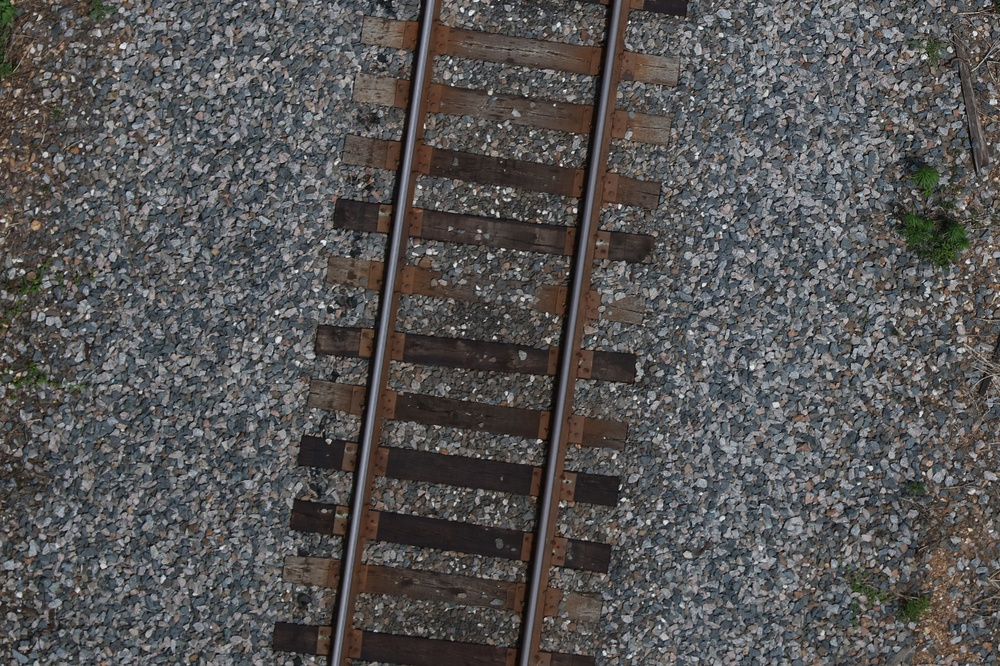
#> input picture data/1G6A1341.jpg, 1000 x 666 px, shrunk from 3457 x 2304 before the run
$ python rail_finder.py ../data/1G6A1341.jpg
#> lines starting #> are read from the running program, lines starting #| are printed output that depends on the picture; after the words box and inside, x2 and y2 are one past the last pixel; in counts of white or black regions, pixels touching at a corner belong together
import os
import argparse
import numpy as np

import skimage.io
from skimage.color import rgb2gray

from skimage.transform import hough_line, hough_line_peaks
from skimage import morphology
from skimage import exposure


def get_args():
    parser = argparse.ArgumentParser(description='This tool accepts an image '
                                                 'and attempts to fine the '
                                                 'centerline of railroad '
                                                 'tracks. It should return '
                                                 'the same image, renamed, '
                                                 'with a red line for the '
                                                 'tracks centerline',

                                     epilog='If you are having problems with '
                                            'this script please contact Zach '
                                            'Raymer - rayme1zb@gmail.com')
    parser.add_argument('input_file')
    parser.add_argument('-output_file')
    parser.add_argument('-line_width', type=int, default=2)
    return parser.parse_args()


def process_image(input_file, output_file, line_width):
    # Read the data into a numpy array
#> called with input_file = '../data/1G6A1341.jpg', line_width = 2
    data = skimage.io.imread(input_file)
#> data is the input picture: shape (666, 1000, 3); mean R, G, B 86.1, 84.5, 84.2

    # Convert the 3 band image to grayscale
    gray = rgb2gray(data)

    # Use equalize histogram as a method of contrast streching
    hist_eq = exposure.equalize_hist(gray)  # data float btwn 0-1
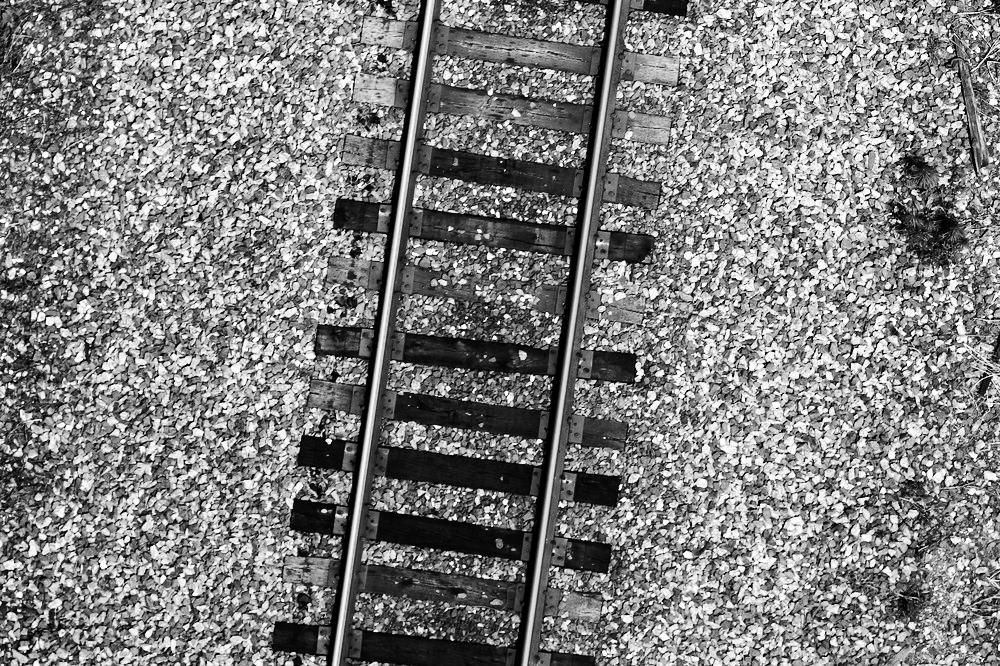
#> hist_eq: shape (666, 1000) float64; min 4.2e-05, max 1, mean 0.504

    # Threshold the data to isolate pixels above 0.8 and use a morphology
    # filter to remove groups of pixels w/ less than 10k members.
    # Note: if the image was small, this could cause an error - better to use
    # a percentage of n_pixels here
    so_removed = morphology.remove_small_objects(hist_eq > 0.8, 10000)
#> so_removed: shape (666, 1000) bool; every value is 0

    # Use another morphology filter to fill in holes. Data here is bool,
    # multiply by 1 to turn to int
    mask = 1 * morphology.remove_small_holes(so_removed, 1000)  #
#> mask: shape (666, 1000) int64; every value is 0

    # Classic straight-line Hough transform
    h, theta, d = hough_line(mask)
#> h: shape (2405, 180) uint64; every value is 0
#> theta = 180 values from -1.57 to 1.55; d = 2405 values from -1202 to 1202

    # Use a dictionary to hold the slope and intercept values of each foudn line
    sid = {'slope': [], 'intercept': []}
    # Set the origin coords
    origin = np.array((0, gray.shape[1]))
#> origin = [0, 1000]
    # Bin the number of extracted peaks to 2, as we know railways only
    # have 2 tracks.
    # Note: if multiple railways were present, a maximum of two lines would be
    # extracted
    for _, angle, dist in zip(*hough_line_peaks(h, theta, d, num_peaks=2)):
        # Use extracted angle + distance from origin to find y-points
        y0, y1 = (dist - origin * np.cos(angle)) / np.sin(angle)
        # Calculate slope/intercept
        s, i = np.polyfit((origin[0], origin[1]), (y0, y1), 1)
        # record slope/intercept in dictionary
        sid['slope'].append(s)
        sid['intercept'].append(i)
#> this loop made 0 passes

    # Create range of y values that correspond to number of rows in the image
    nys = list(range(0, gray.shape[0], 1))
#> nys = 666 values from 0 to 665
    # Reverse y=mx+b equation to find x values... x=(y-b)/m
    nxs = (nys - np.mean(sid['intercept'])) / np.mean(sid['slope'])
    # Pixels are integers not float, so take the floor and convert dtype
    nxs = np.floor(nxs).astype(np.int16)
#> nxs = 666 values from 0 to 0

    # using line_width parameter, burn the line into the image using a red color
    for x in range(-line_width, line_width+1):
        data[nys, nxs + x, :] = [255, 0, 0]
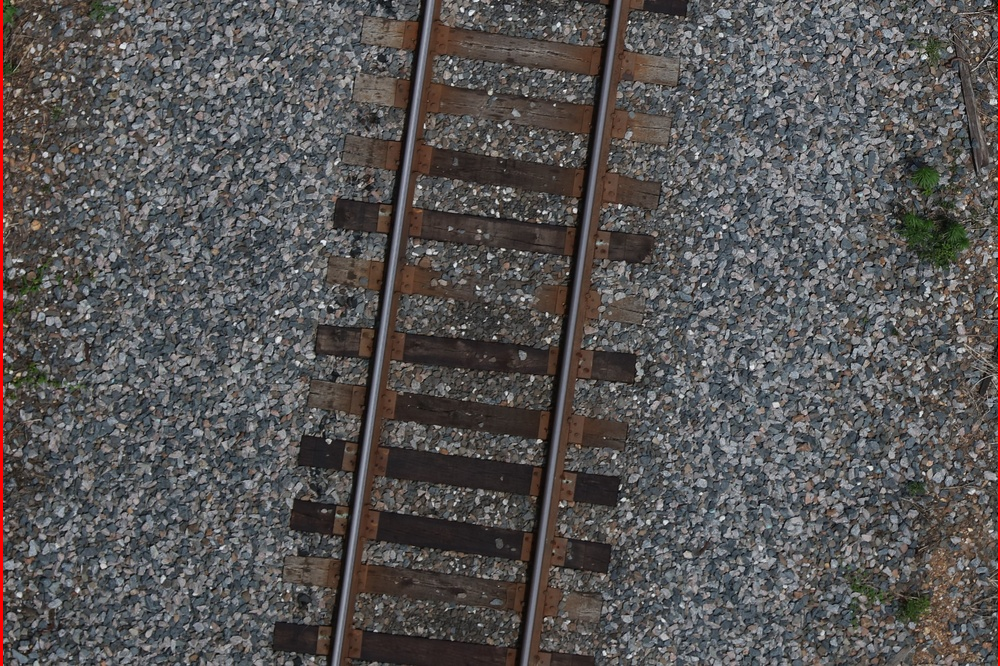
#> data: shape (666, 1000, 3); 0.5% of pixels changed, all inside (x1, y1, x2, y2) = (0, 0, 1000, 666)

    # Create output file if none was provided
    if output_file is None:
        base, ext = os.path.splitext(input_file)
        output_file = base + "_wLine" + ext

    # Save the image
    skimage.io.imsave(output_file, data)

    return


def main():
    args = get_args()
    process_image(**vars(args))


if __name__ == '__main__':
    main()
